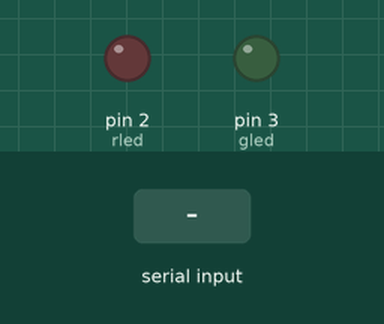
Simulated run of this sketch. Board: Arduino Uno, built with avr-gcc and run on an emulated ATmega328P. Parts: output pins drawn as LEDs (lit = HIGH). The test bench sets the inputs (shaded band).

Above: at 1.2 s.
1.3 s: "R" received over Serial
At 2.2 s:
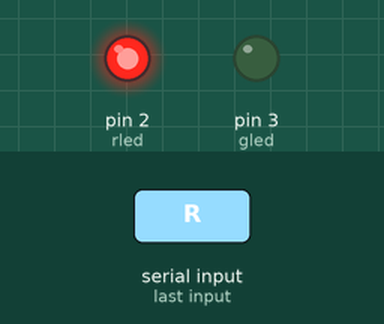
2.8 s: "B" received over Serial
At 3.3 s:
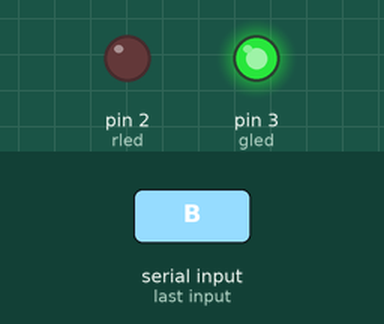
4.3 s: "O" received over Serial
At 5.7 s:
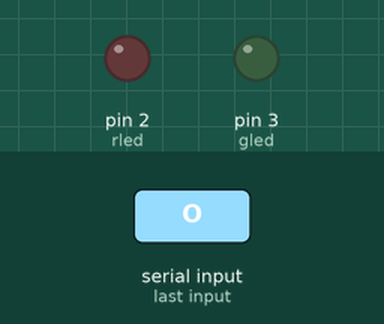
Timing chart, 0 to 7.3 s (numbered marks = the images above; inputs shaded):
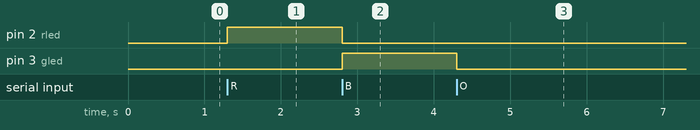

The sketch:

arduinoledtest.ino
```cpp
int rled = 2;
int gled = 3;

void setup() {
  Serial.begin(11520);
  pinMode(rled, OUTPUT);
  pinMode(gled, OUTPUT);
}

void loop() {
  if (Serial.available() > 0) {
    int inByte = Serial.read();
    switch (inByte) {
      case 'R':
        digitalWrite(rled, HIGH);
        digitalWrite(gled, LOW);
        break;
      case 'B':
        digitalWrite(rled, LOW);
        digitalWrite(gled, HIGH);
        break;
      case 'O':
        digitalWrite(rled, LOW);
        digitalWrite(gled, LOW);
        break;
    }
  }
}
```

Measured:
- after the input at 1.3 s, pin 2 (rled): LOW → HIGH at once
- after the input at 2.8 s, pin 2 (rled): HIGH → LOW at once; pin 3 (gled): LOW → HIGH at once
- after the input at 4.3 s, pin 3 (gled): HIGH → LOW at once
